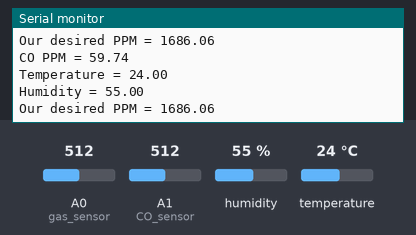
This sketch was run on a simulated Arduino Mega 2560, built with avr-gcc and run on an emulated ATmega2560. Parts: the last lines printed to the serial monitor. Inputs (shaded band) come from the test bench; at power-on: humidity 55 %, A0 (gas_sensor) = 512, A1 (CO_sensor) = 512, temperature 24 °C.

Above: at 2.8 s.
2.9 s: humidity set to 22 %
At 4.7 s:
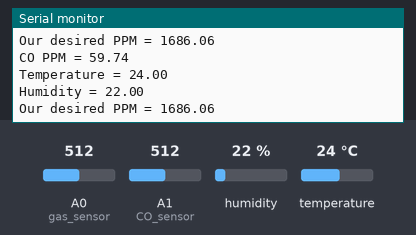
5.6 s: A0 (gas_sensor) set to 716
At 7.3 s:
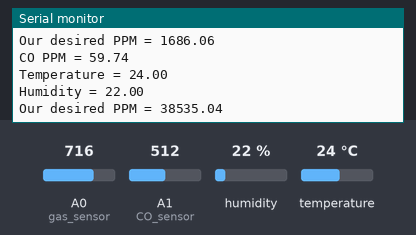
8.3 s: A1 (CO_sensor) set to 716
11.0 s: temperature set to 12 °C
At 13.4 s:
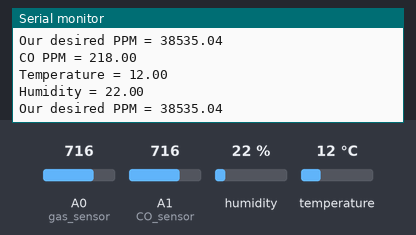
13.7 s: A0 (gas_sensor) set to 992
At 14.9 s:
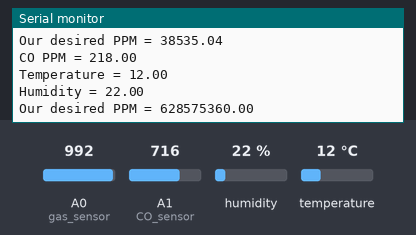
16.4 s: A1 (CO_sensor) set to 992
Timing chart, 0 to 19.4 s (numbered marks = the images above; inputs shaded):
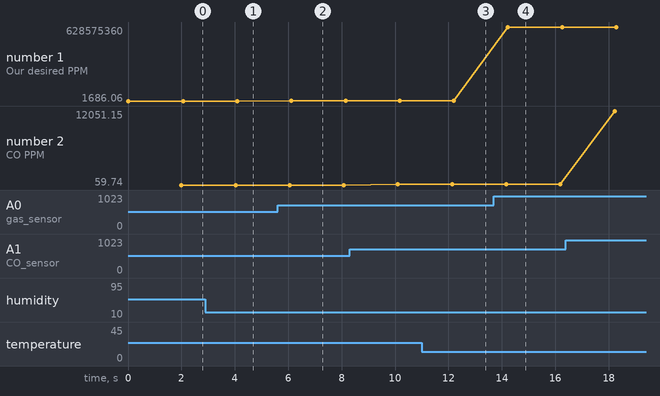

The sketch:

Sensor_combined.ino
```cpp
int gas_sensor = A0; //Sensor pin
float m = -0.270; //Slope
float b = 1.157; //Y-Intercept
float R0 = 5.169; //Sensor Resistance in fresh air from previous code

int CO_sensor = A1; //Sensor pin
float m1 = -0.6527; //Slope
float b1 = 1.30; //Y-Intercept
float R01 = 7.22; //Sensor Resistance
#include <dht.h>
dht DHT;
#define DHT11_PIN A2
void setup() {


  Serial.begin(9600);      // PC to Arduino Serial Monitor
  Serial1.begin(115200);   // Arduino to ESP01 Communication
  pinMode(gas_sensor, INPUT);
  pinMode(CO_sensor,INPUT);
  pinMode(A2,INPUT); //For DHT Sensor
 }

void loop() {
  // put your main code here, to run repeatedly:
 float sensor_volt; //Define variable for sensor voltage
  float RS_gas; //Define variable for sensor resistance
  float ratio; //Define variable for ratio
  int sensorValue = analogRead(gas_sensor); //Read analog values of sensor
  sensor_volt = sensorValue*(5.0/1023.0); //Convert analog values to voltage
  RS_gas = ((5.0*10.0)/sensor_volt)-10.0; //Get value of RS in a gas
  ratio = RS_gas/R0;  // Get ratio RS_gas/RS_air
  double ppm_log = (log10(ratio)-b)/m; //Get ppm value in linear scale according to the the ratio value
  double ppm = pow(10, ppm_log); //Convert ppm value to log scale
  Serial.print("Our desired PPM = ");
  Serial.println(ppm);
  delay(2000);

  float sensor_volt1; //Define variable for sensor voltage
  float RS_gas1; //Define variable for sensor resistance
  float ratio1; //Define variable for ratio
  float sensorValue1 = analogRead(CO_sensor); //Read analog values of sensor
  sensor_volt1 = sensorValue1*(5.0/1023.0); //Convert analog values to voltage
  RS_gas1 = ((5.0*10.0)/sensor_volt1)-10.0; //Get value of RS in a gas
  ratio1 = RS_gas1/R01;  // Get ratio RS_gas/RS_air
  double ppm_log1 = (log10(ratio1)-b1)/m1; //Get ppm value in linear scale according to the the ratio value
  double ppm1 = pow(10, ppm_log1); //Convert ppm value to log scale
  Serial.print("CO PPM = ");
  Serial.println(ppm1);


  int chk = DHT.read11(DHT11_PIN);
  Serial.print("Temperature = ");
  float temp = DHT.temperature;
  Serial.println(temp);
  float hum = DHT.humidity;
  Serial.print("Humidity = ");
  Serial.println(hum);


}
```

Measured:
- after the input at 2.9 s, the serial monitor: prints a new line after 1.2 s (image 1)
- after the input at 5.6 s, the serial monitor: prints a new line after 0.52 s (image 2)
- after the input at 11.0 s, the serial monitor: prints a new line after 1.2 s (image 3)
- after the input at 13.7 s, the serial monitor: prints a new line after 0.53 s (image 4)
- plotted number 1: 1686.06 → 38535.04 after the input at 5.6 s, 38535.04 → 628575360 after the input at 13.7 s
- plotted number 2: 59.74 → 218 after the input at 8.3 s, 218 → 12051.15 after the input at 16.4 s
